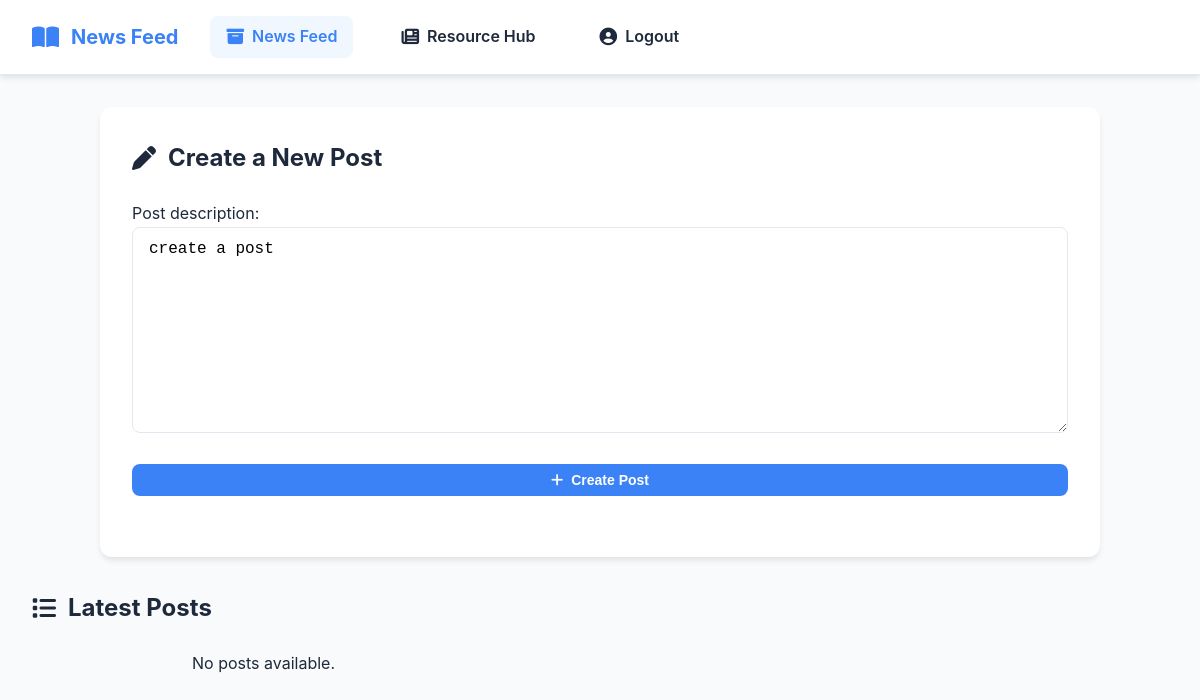
The page /news/ on the database as committed earlier.
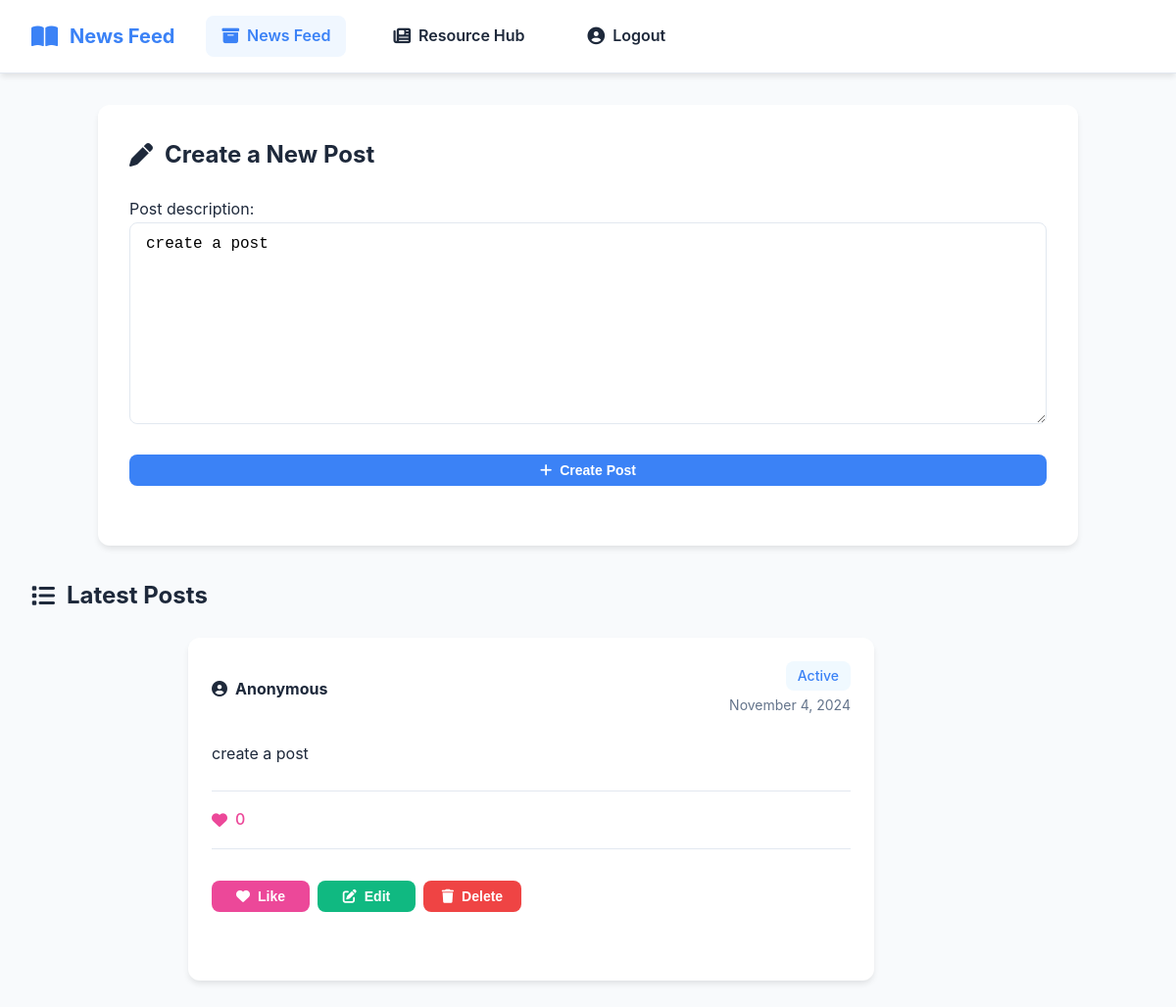
The same page on the database as committed later.
### newsfeed/models.py (models this page shows)
class NewsFeed(models.Model):
    created_by = models.CharField(max_length=255, default="Anonymous")  # Temporary string field for creator's name
    post_description = models.TextField(default="create a post")  # Input field for the post description
    post_date = models.DateTimeField(default=timezone.now)  # Automatically set the current date and time
    post_type = models.CharField(max_length=20, default='Active')  # Default post type set to 'Active'
    like_count = models.IntegerField(default=0)  # Like count, initially 0

### newsfeed/views.py (the view, shortened to what this page needs)
# urls.py: 2. Add a URL to urlpatterns:  path('', views.home, name='home')
def home(request):
    form = NewsFeedForm()  # Initialize the form
    newsfeeds = NewsFeed.objects.filter(post_type='Active').order_by('-post_date')
    return render(request, 'newsfeed/home.html', {'form': form, 'newsfeeds': newsfeeds})

### newsfeed/forms.py
class NewsFeedForm(forms.ModelForm):
    class Meta:
        model = NewsFeed
        fields = ['post_description']

### newsfeed/templates/newsfeed/home.html (shortened to what this page needs)
{% load static %}
<!DOCTYPE html>
<html lang="en">
<head>
    <link rel="stylesheet" href="https://cdnjs.cloudflare.com/ajax/libs/font-awesome/6.4.0/css/all.min.css">
    <link rel="stylesheet" href="{% static 'newsfeed/css/newsfeed_home.css' %}">
</head>
<body>
    <nav class="navbar">
        <div class="navbar-container">
            <div class="logo">
                <i class="fas fa-book-open"></i>
                <span>News Feed</span>
            </div>
            <a href="{% url 'home' %}" class="nav-item active">
                <i class="fas fa-archive"></i>
                <span>News Feed</span>
            </a>
            <a href="{% url 'home' %}" class="nav-item">
                <i class="fas fa-newspaper"></i>
                <span>Resource Hub</span>
            </a>
            <a href="#" class="nav-item">
                <i class="fas fa-user-circle"></i>
                <span>Logout</span>
            </a>
        </div>
    </nav>
    <main class="container">
        <section class="create-post-section">
            <h1><i class="fas fa-pen"></i> Create a New Post</h1>
            <form method="POST" class="create-post-form">
                <div class="form-group">
                    {{ form.as_p }}
                </div>
                <button type="submit" class="btn btn-primary">
                    <i class="fas fa-plus"></i> Create Post
                </button>
            </form>
        </section>
        <section class="posts-section">
            <h2><i class="fas fa-list"></i> Latest Posts</h2>
            <div class="posts-grid">
                {% for post in newsfeeds %}
                <article class="post-card">
                    <div class="post-header">
                        <div class="post-avatar">
                            <h3><i class="fas fa-user-circle"></i> {{ post.created_by }}</h3>
                        </div>
                        <div class="post-info">
                            <span class="post-status">{{ post.post_type }}</span>
                            <span class="post-date">{{ post.post_date|date:"F j, Y" }}</span>
                        </div>
                    </div>
                    <div class="post-content">
                        <p>{{ post.post_description }}</p>
                    </div>
                    <div class="post-stats">
                        <span class="like-count">
                            <i class="fas fa-heart"></i> {{ post.like_count }}
                        </span>
                    </div>
                    <div class="post-actions">
                        <form action="{% url 'like_post' post.id %}" method="POST" class="action-form">
                            <button type="submit" class="btn btn-like">
                                <i class="fas fa-heart"></i> Like
                            </button>
                        </form>
                        <form action="{% url 'update_post' post.id %}" method="GET" class="action-form">
                            <button type="submit" class="btn btn-update">
                                <i class="fas fa-edit"></i> Edit
                            </button>
                        </form>
                        <form action="{% url 'delete_post' post.id %}" method="POST" class="action-form">
                            <button type="submit" class="btn btn-delete" onclick="return confirm('Are you sure you want to delete this post?');">
                                <i class="fas fa-trash"></i> Delete
                            </button>
                        </form>
                    </div>
                </article>
                {% empty %}
                <p>No posts available.</p>
                {% endfor %}
            </div>
        </section>
    </main>
</body>
</html>

Rows that differ between the two databases and show on the page:
added NewsFeed: created_by "Anonymous", post_type "Active", post_date "November 4, 2024", post_description "create a post", like_count "0"
Other text that changed with them:
text no longer shown: "No posts available."
